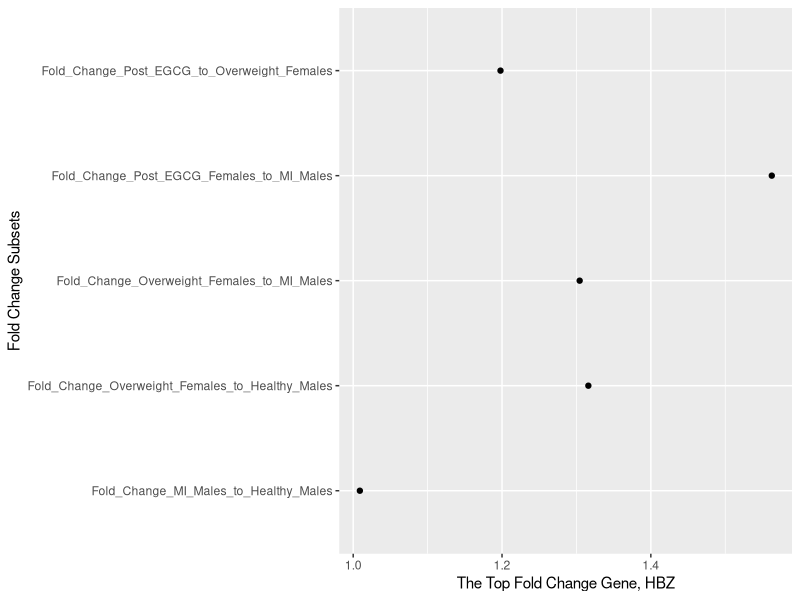
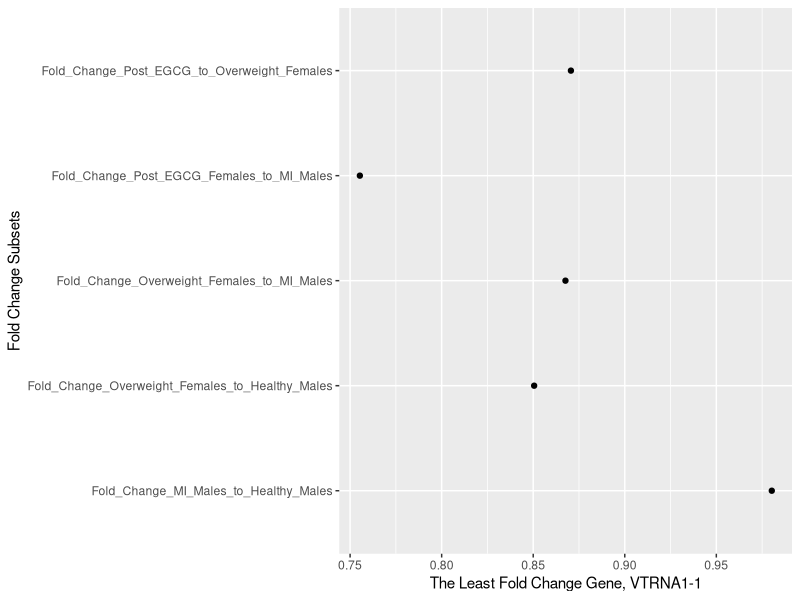
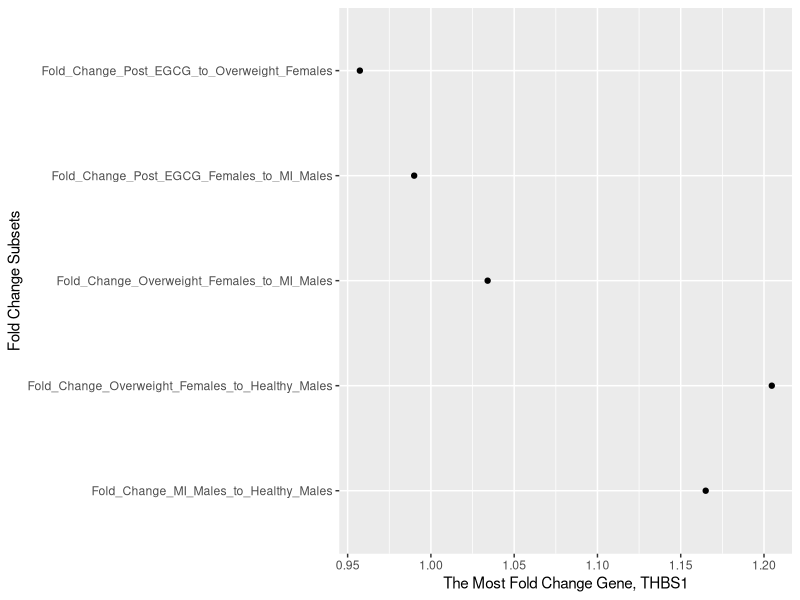
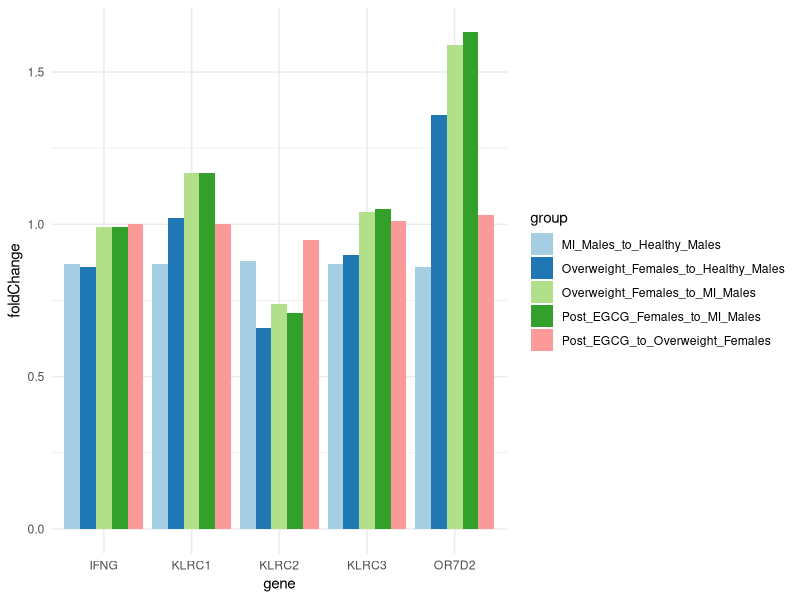
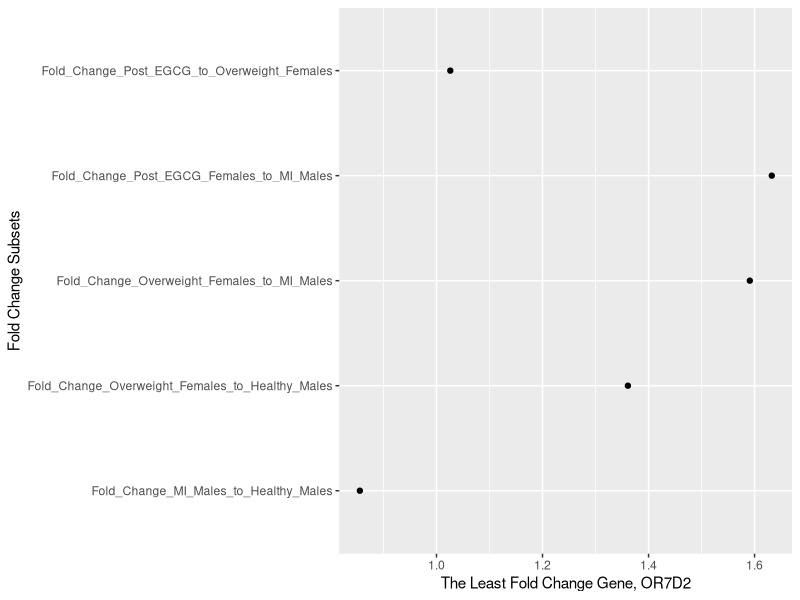
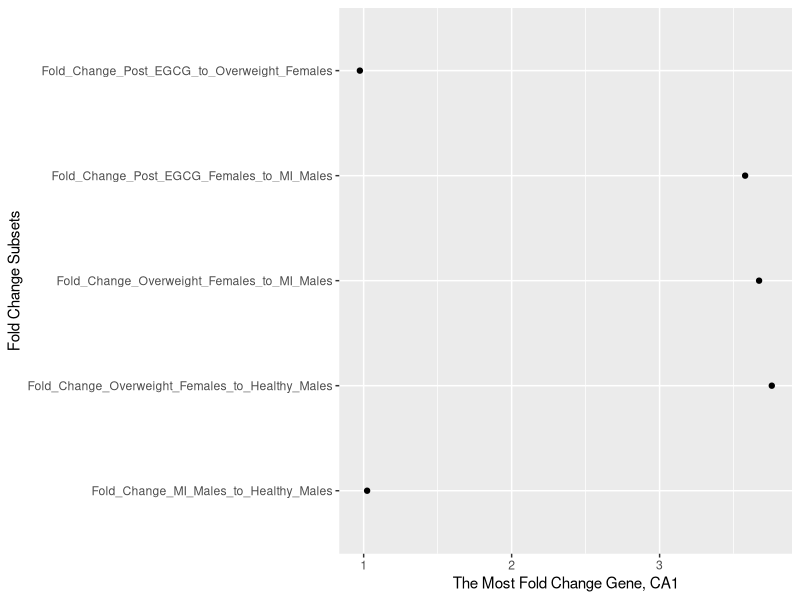
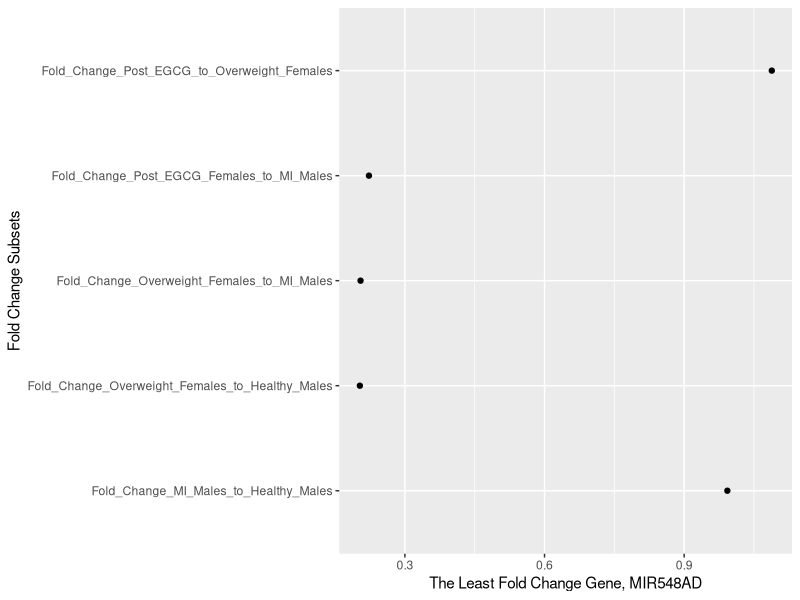

Recreate these plots in R, in order.
## ---- chunk 1
library(dplyr)
## ---- chunk 2
BothStudies <- read.csv("BothStudies.csv", sep=',', header=TRUE,
                        na.strings=c('',' '), row.names=1)
## ---- chunk 3
library(dplyr)

## ---- chunk 4
eg_2_ow <- BothStudies %>% mutate(Fold_Change_Post_EGCG_to_Overweight_Females=Post_EGCG_Means/preEGCG_Means)

MI_2_healthy <- eg_2_ow %>% mutate(Fold_Change_MI_Males_to_Healthy_Males=MI_Male_Means/HealthyMale_Means)

ow_2_MI <- MI_2_healthy %>% mutate(Fold_Change_Overweight_Females_to_MI_Males=preEGCG_Means/MI_Male_Means)

ow_2_healthy <- ow_2_MI %>% mutate(Fold_Change_Overweight_Females_to_Healthy_Males=preEGCG_Means/HealthyMale_Means)

eg_2_MI <- ow_2_healthy %>% mutate(Fold_Change_Post_EGCG_Females_to_MI_Males=Post_EGCG_Means/MI_Male_Means)

row.names(eg_2_MI) <- row.names(BothStudies)
## ---- chunk 5
eg_2_MI <- read.csv('fold_change_5_groups-OW.csv', sep=',', row.names=1)
## ---- chunk 6
Top5_EGCG <- eg_2_MI[order(eg_2_MI$Fold_Change_Post_EGCG_to_Overweight_Females,decreasing=TRUE)[1:5],6:10]
row.names(Top5_EGCG) <- row.names(eg_2_MI[order(eg_2_MI$Fold_Change_Post_EGCG_to_Overweight_Females,decreasing=TRUE),])[1:5]
row.names(Top5_EGCG)
## ---- chunk 7
library(ggplot2)
Top5_EGCG_t <- as.data.frame(t(Top5_EGCG))

ggplot(Top5_EGCG_t, aes(x = Top5_EGCG_t$HBZ, y = row.names(Top5_EGCG_t)))+ 
      geom_point() + 
  ylab(label="Fold Change Subsets") + 
  xlab("The Top Fold Change Gene, HBZ")
## ---- chunk 8
Top5_EGCG_t[,1:2]
## ---- chunk 9
Least5_EGCG <- eg_2_MI[order(eg_2_MI$Fold_Change_Post_EGCG_to_Overweight_Females,decreasing=FALSE)[1:5],6:10]
row.names(Least5_EGCG) <- row.names(eg_2_MI[order(eg_2_MI$Fold_Change_Post_EGCG_to_Overweight_Females,decreasing=FALSE),])[1:5]
row.names(Least5_EGCG)
## ---- chunk 10
Least5_EGCG_t <- as.data.frame(t(Least5_EGCG))
Least5_EGCG_t[,1:2]
## ---- chunk 11
ggplot(Least5_EGCG_t, aes(x = Least5_EGCG_t$`VTRNA1-1`, y = row.names(Least5_EGCG_t)))+ 
      geom_point() + 
  ylab(label="Fold Change Subsets") + 
  xlab("The Least Fold Change Gene, VTRNA1-1")


## ---- chunk 12
Top5_MI <- eg_2_MI[order(eg_2_MI$Fold_Change_MI_Males_to_Healthy_Males,decreasing=TRUE)[1:5],6:10]
row.names(Top5_MI) <- row.names(eg_2_MI[order(eg_2_MI$Fold_Change_MI_Males_to_Healthy_Males, decreasing=TRUE),])[1:5]
row.names(Top5_MI)
## ---- chunk 13
Top5_MI_t <- as.data.frame(t(Top5_MI))
Top5_MI_t[,1:2]
## ---- chunk 14
ggplot(Top5_MI_t, aes(x = Top5_MI_t$THBS1, y = row.names(Top5_MI_t)))+ 
      geom_point() + 
  ylab(label="Fold Change Subsets") + 
  xlab("The Most Fold Change Gene, THBS1")


## ---- chunk 15
Least5_MI <- eg_2_MI[order(eg_2_MI$Fold_Change_MI_Males_to_Healthy_Males,decreasing=FALSE)[1:5],6:10]
row.names(Least5_MI) <- row.names(eg_2_MI[order(eg_2_MI$Fold_Change_MI_Males_to_Healthy_Males, decreasing=FALSE),])[1:5]
row.names(Least5_MI)

## ---- chunk 16
Least5_MI_t <- as.data.frame(t(Least5_MI))
Least5_MI_t[,1:2]
## ---- chunk 17
#library(dplyr)
library(tidyr) #install.packages('tidyverse')

least_5_MI_tidy <- Least5_MI_t %>% mutate(group = row.names(Least5_MI_t))
least_5_MI_Tidy <- gather(least_5_MI_tidy, 'gene','foldChange',1:5)
least_5_MI_Tidy$foldChange <- round(least_5_MI_Tidy$foldChange,2)
head(least_5_MI_Tidy)
## ---- chunk 18
#remove the 'Fold_Change_' from the group names to plot better
least_5_MI_Tidy$group <- gsub('Fold_Change_','', least_5_MI_Tidy$group)

ggplot(data = least_5_MI_Tidy, aes(x=gene, y=foldChange, fill=group)) +
  geom_bar(stat='identity', position=position_dodge())+
  #geom_text(aes(label=foldChange), vjust = 1.0, color = 'black', position = #position_dodge(0.5), size=2.9) +
  scale_fill_brewer(palette='Paired') + theme_minimal()


## ---- chunk 19
ggplot(Least5_MI_t, aes(x = Least5_MI_t$OR7D2, y = row.names(Least5_MI_t)))+ 
      geom_point() + 
  ylab(label="Fold Change Subsets") + 
  xlab("The Least Fold Change Gene, OR7D2")


## ---- chunk 20
Top5_MI_fem <- eg_2_MI[order(eg_2_MI$Fold_Change_Overweight_Females_to_MI_Males,decreasing=TRUE)[1:5],6:10]
row.names(Top5_MI_fem) <- row.names(eg_2_MI[order(eg_2_MI$Fold_Change_Overweight_Females_to_MI_Males, decreasing=TRUE),])[1:5]
row.names(Top5_MI_fem)

## ---- chunk 21
Top5_MI_fem_t <- as.data.frame(t(Top5_MI_fem))
Top5_MI_fem_t[,1:2]

## ---- chunk 22
ggplot(Top5_MI_fem_t, aes(x = Top5_MI_fem_t$CA1, y = row.names(Top5_MI_fem_t)))+ 
      geom_point() + 
  ylab(label="Fold Change Subsets") + 
  xlab("The Most Fold Change Gene, CA1")


## ---- chunk 23
Least5_MI_fem <- eg_2_MI[order(eg_2_MI$Fold_Change_Overweight_Females_to_MI_Males,decreasing=FALSE)[1:5],6:10]
row.names(Least5_MI_fem) <- row.names(eg_2_MI[order(eg_2_MI$Fold_Change_Overweight_Females_to_MI_Males, decreasing=FALSE),])[1:5]
row.names(Least5_MI_fem)

## ---- chunk 24
Least5_MI_fem_t <- as.data.frame(t(Least5_MI_fem))
Least5_MI_fem_t[,1:2]

## ---- chunk 25
ggplot(Least5_MI_fem_t, aes(x = Least5_MI_fem_t$MIR548AD, y = row.names(Least5_MI_fem_t)))+ 
      geom_point() + 
  ylab(label="Fold Change Subsets") + 
  xlab("The Least Fold Change Gene, MIR548AD")


## ---- chunk 26
row.names(eg_2_MI[order(eg_2_MI$Fold_Change_Overweight_Females_to_Healthy_Males,decreasing=TRUE),])[1:5]

## ---- chunk 27
row.names(eg_2_MI[order(eg_2_MI$Fold_Change_Overweight_Females_to_Healthy_Males,decreasing=FALSE),])[1:5]

## ---- chunk 28
row.names(eg_2_MI[order(eg_2_MI$Fold_Change_Post_EGCG_Females_to_MI_Males,decreasing=TRUE),])[1:5]

## ---- chunk 29
row.names(eg_2_MI[order(eg_2_MI$Fold_Change_Post_EGCG_Females_to_MI_Males,decreasing=FALSE),])[1:5]

